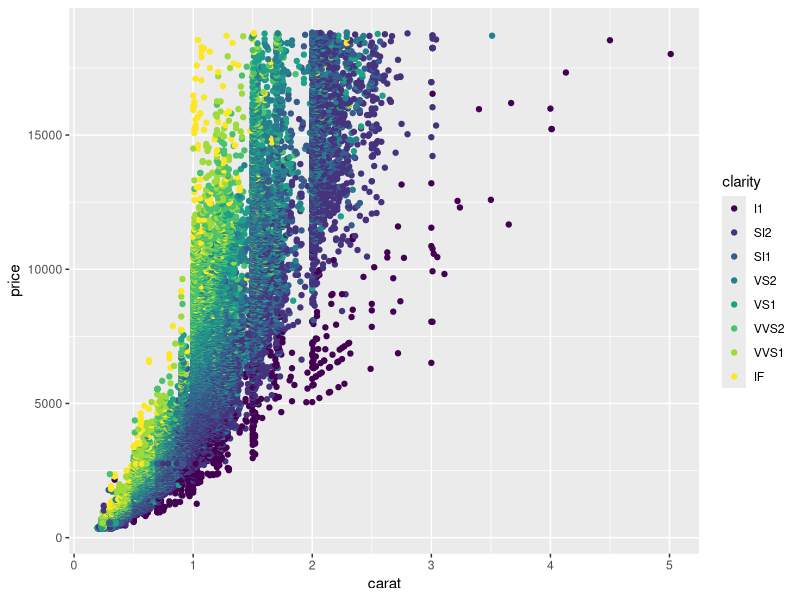
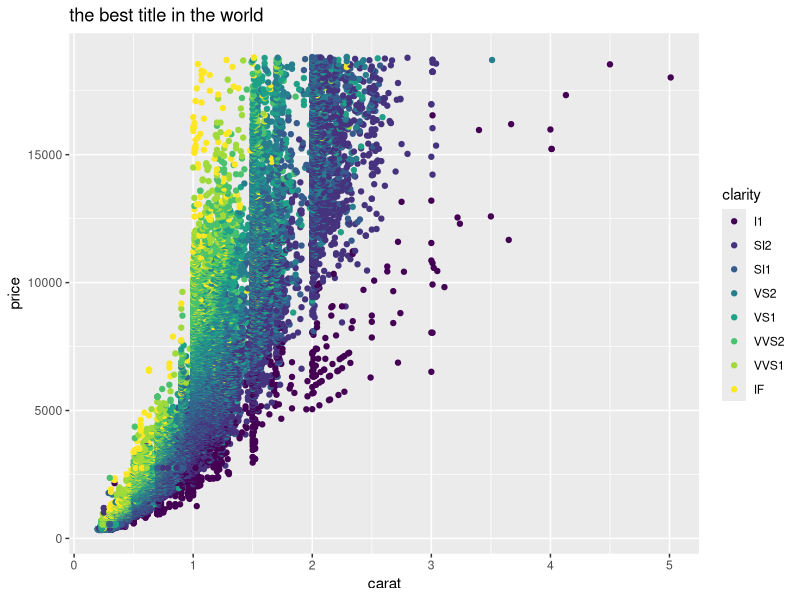

These charts were generated, in order, by the following R code:
## ---- chunk 1
library(tidyverse)
## ---- chunk 2

ggplot(diamonds, aes(x = carat, y = price, fill = clarity)) +
  geom_point(aes(color = clarity))

ggplot(diamonds, aes(x = carat, y = price)) +
  geom_point(aes(color = clarity)) + ggtitle("the best title in the world")


